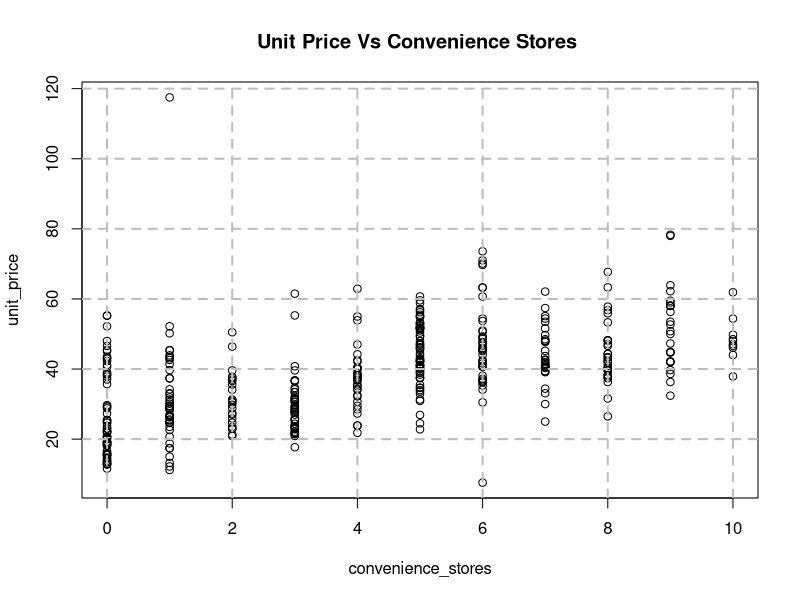
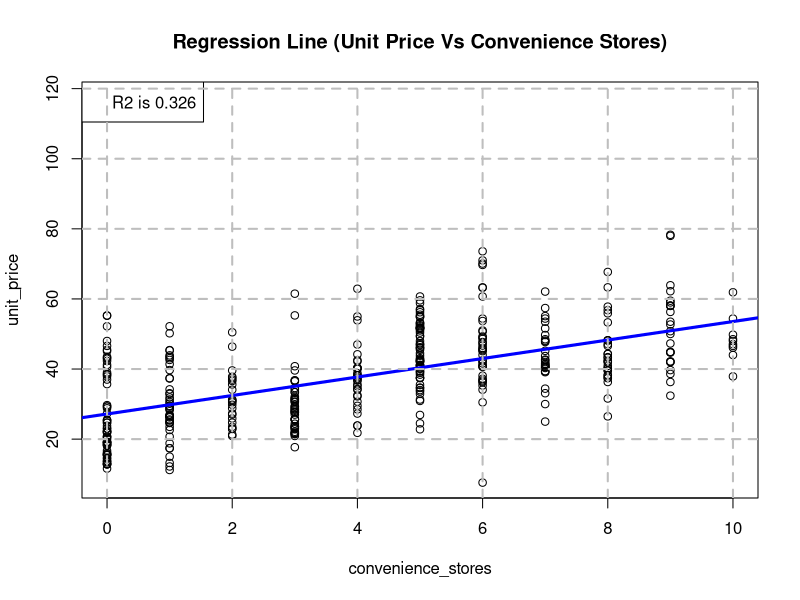
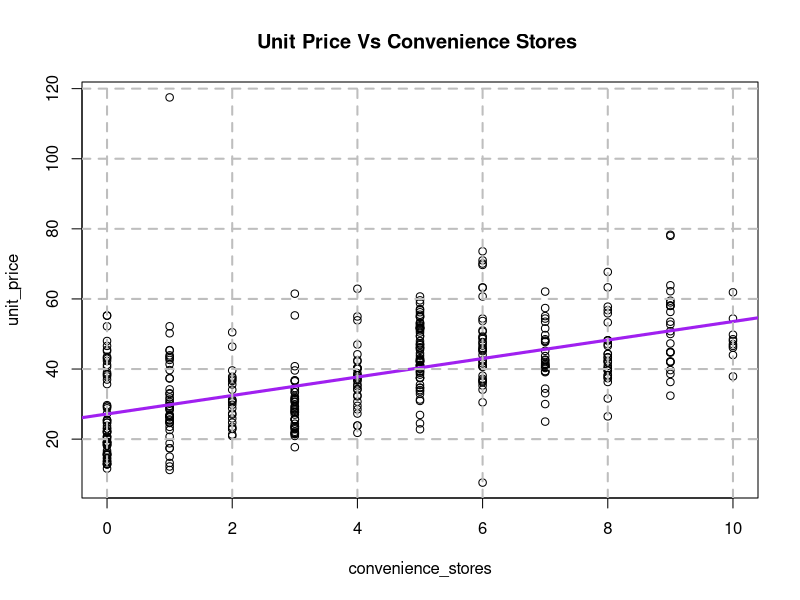
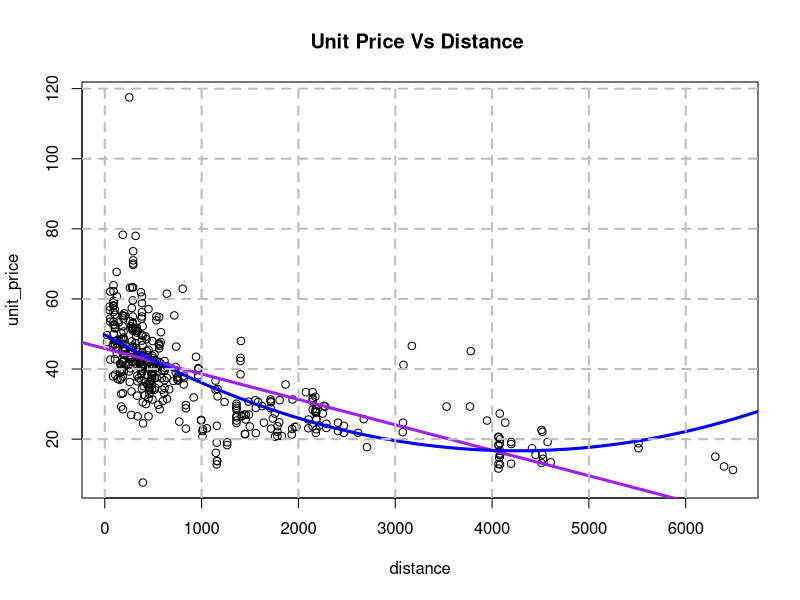

Here is the R script that generated these plots, in order:
## ---- chunk 1
#Loading Libraries
library(tidyverse)
library(car)
library(leaps)
library(msm)
## ---- chunk 2
df <- read.csv("real-estate-valuation-data-set.csv")
glimpse(df)
## ---- chunk 3
head(df, 5)
tail(df, 5)
## ---- chunk 4
#Looking at unit_price vs convenience_stores
plot(unit_price ~ convenience_stores, data = df)
grid(nx = NULL, ny = NULL,
     lty = 2, col = "gray", lwd = 2)
title(main = "Unit Price Vs Convenience Stores ")
## ---- chunk 5
lm_fit <- lm(unit_price ~ convenience_stores, data = df)
plot(unit_price ~ convenience_stores, data = df)
abline(lm_fit, col = "blue", lwd = 3) 
legend("topleft",legend=paste("R2 is", format(summary(lm_fit)$r.squared,digits=3)))
grid(nx = NULL, ny = NULL,
     lty = 2, col = "gray", lwd = 2)
title(main = "Regression Line (Unit Price Vs Convenience Stores)")
## ---- chunk 6
#Summary of the Regression Model
summary(lm_fit)
## ---- chunk 7
sprintf(
    "We estimate that when there are no convenience stores near the house the average price of the noted house would be $%.2f",lm_fit$coefficients[1] * 10000
)
## ---- chunk 8
sprintf(
    "We estimate that every unit increase in the number of convenience stores near the home is associated with a $%.2f change in the average median house value",
    lm_fit$coefficients[2] * 10000
)
## ---- chunk 9
summary(lm_fit)$coefficients
## ---- chunk 10
sprintf(
    "Looking at the Pvalue (%e) for the beta_1 *convenience_stores* coefficient we can see that there is a statistical association between the number of convenience stores and the price of the home in this data set.",
    summary(lm_fit)$coefficients[2,4]
)
## ---- chunk 11
sprintf(
    "Also the Rsquared value is pointing in the same direction as the number of convenience stores near the house can expplain %.2f percent of the variation in the data.",
    summary(lm_fit)$r.squared*100
)
## ---- chunk 12
# Confidence intervals.
confint(lm_fit, level = 0.99)
## ---- chunk 13
#Multi Linear Regression Model
lm_fit_mult <- lm(unit_price ~ convenience_stores + distance, data = df)
## ---- chunk 14
# Collinarity.
vif(lm_fit_mult)
## ---- chunk 15
summary(lm_fit_mult)
## ---- chunk 16
sprintf(
    "We estimate that every unit increase in the number of convenience stores near the home is associated with a $%.2f change in the average median house value",
    lm_fit_mult$coefficients[2] * 10000
)
## ---- chunk 17
sprintf(
    "We estimate that every unit increase in the number of convenience stores near the home is associated with a $%.2f change in the average median house value",
    lm_fit_mult$coefficients[2] * 10000
)
## ---- chunk 18
summary(lm_fit_mult)$fstatistic
## ---- chunk 19
# between Y and Y_hat in multiple linear regression.
cor(df$unit_price , fitted(lm_fit_mult))^2
## ---- chunk 20
#Looking at unit_price vs convenience_stores
plot(unit_price ~ convenience_stores, data = df)
abline(lm_fit, col = "purple", lwd = 3)
grid(nx = NULL, ny = NULL,
     lty = 2, col = "gray", lwd = 2)
title(main = "Unit Price Vs Convenience Stores ")
## ---- chunk 21
#Looking at unit_price vs convenience_stores
lm_fit_1 <- lm(unit_price ~ distance, data = df)
lm_fit_2 <- lm(unit_price ~ distance +  I(distance^2), data = df)
plot(unit_price ~ distance, data = df)
abline(lm_fit_1, col = "purple", lwd = 3)
pred_points <- seq(0, 7000, by = 100)
lines(
    pred_points,
    predict(lm_fit_2, data.frame(distance = pred_points)),
    col = "blue",
    lwd = 3
)
grid(nx = NULL, ny = NULL,
     lty = 2, col = "gray", lwd = 2)
title(main = "Unit Price Vs Distance ")
